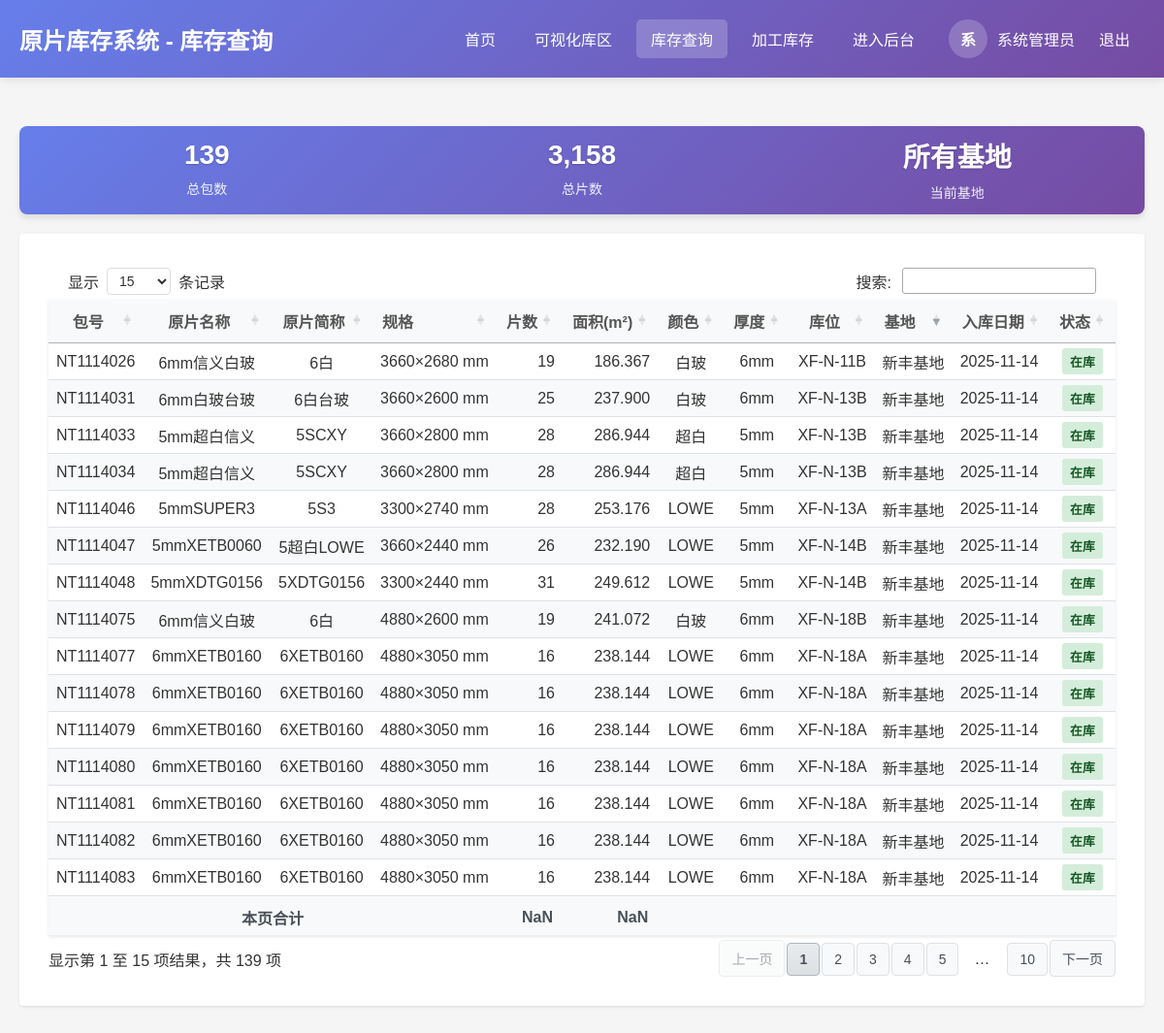
/viewer/inventory.php (signed in), run on the app's committed database.
### tables this page shows
CREATE TABLE `glass_packages`  (
  `id` int(11) NOT NULL AUTO_INCREMENT,
  `package_code` varchar(100) NOT NULL COMMENT '包号/二维码',
  `glass_type_id` int(11) NOT NULL COMMENT '原片类型ID',
  `width` decimal(10, 0) NULL DEFAULT NULL COMMENT '宽度(mm)',
  `height` decimal(10, 0) NULL DEFAULT NULL COMMENT '高度(mm)',
  `pieces` int(11) NOT NULL DEFAULT 0 COMMENT '实际片数（库存操作基准）',
  `quantity` int(11) NOT NULL DEFAULT 0 COMMENT '默认包装数量（参考值）',
  `entry_date` date NULL DEFAULT NULL COMMENT '入库日期',
  `initial_rack_id` int(11) NULL DEFAULT NULL COMMENT '起始库区ID',
  `current_rack_id` int(11) NULL DEFAULT NULL COMMENT '当前库位架ID',
  `position_order` int(11) NULL DEFAULT 1 COMMENT '在架中的位置顺序(1-x)',
  `status` enum('in_storage','in_processing','scrapped','used_up') NULL DEFAULT 'in_storage' COMMENT '包状态：in_storage=库存中，in_processing=加工中，scrapped=已报废，used_up=已用完',
  `created_at` timestamp NOT NULL DEFAULT CURRENT_TIMESTAMP,
  `updated_at` timestamp NOT NULL DEFAULT CURRENT_TIMESTAMP ON UPDATE CURRENT_TIMESTAMP,
  PRIMARY KEY (`id`) USING BTREE,
  INDEX `current_rack_id`(`current_rack_id`) USING BTREE,
  INDEX `glass_type_id`(`glass_type_id`) USING BTREE,
  INDEX `initial_rack_id`(`initial_rack_id`) USING BTREE
);

CREATE TABLE `glass_types`  (
  `id` int(11) NOT NULL AUTO_INCREMENT,
  `custom_id` varchar(50) NOT NULL COMMENT '原片ID（自定义，唯一，采购使用）',
  `name` varchar(100) NOT NULL COMMENT '原片名称（完整名称）',
  `short_name` varchar(50) NOT NULL COMMENT '原片简称（如：5白、4白、5白南玻）',
  `finance_name` varchar(100) NULL DEFAULT NULL COMMENT '财务核算名',
  `product_series` varchar(100) NULL DEFAULT NULL COMMENT '原片商色系（如：5lowe XETB0160）',
  `brand` varchar(50) NULL DEFAULT NULL COMMENT '原片品牌（如：信义、台玻、金晶、旗滨）',
  `manufacturer` varchar(100) NULL DEFAULT NULL COMMENT '原片生产商（如：重庆信义、德阳信义、成都台玻）',
  `color` varchar(50) NULL DEFAULT NULL COMMENT '原片颜色（如：白玻、玉沙、LOWE、超白等）',
  `thickness` decimal(10, 0) NULL DEFAULT NULL COMMENT '原片厚度(mm)（如：4、5、6、8、10、12、15、19）',
  `silver_layers` enum('单银','双银','三银','无银','') NULL DEFAULT NULL COMMENT '银层类型',
  `substrate` enum('普白','超白','') NULL DEFAULT NULL COMMENT '基片类型',
  `transmittance` enum('高透','中透','低透','') NULL DEFAULT NULL COMMENT '透光性',
  `status` tinyint(1) NULL DEFAULT 1 COMMENT '状态：1启用，0禁用',
  `created_at` timestamp NOT NULL DEFAULT CURRENT_TIMESTAMP,
  `updated_at` timestamp NOT NULL DEFAULT CURRENT_TIMESTAMP ON UPDATE CURRENT_TIMESTAMP,
  PRIMARY KEY (`id`) USING BTREE,
  UNIQUE INDEX `custom_id`(`custom_id`) USING BTREE,
  INDEX `idx_brand`(`brand`) USING BTREE,
  INDEX `idx_color`(`color`) USING BTREE,
  INDEX `idx_custom_id`(`custom_id`) USING BTREE,
  INDEX `idx_manufacturer`(`manufacturer`) USING BTREE,
  INDEX `idx_short_name`(`short_name`) USING BTREE,
  INDEX `idx_silver_layers`(`silver_layers`) USING BTREE,
  INDEX `idx_substrate`(`substrate`) USING BTREE,
  INDEX `idx_transmittance`(`transmittance`) USING BTREE
);

CREATE TABLE `storage_racks`  (
  `id` int(11) NOT NULL AUTO_INCREMENT,
  `base_id` int(11) NOT NULL COMMENT '所属基地ID',
  `code` varchar(50) NOT NULL COMMENT '库位架编码',
  `name` varchar(100) NULL DEFAULT NULL COMMENT '库位架名称',
  `area_type` enum('storage','processing','scrap','temporary') NOT NULL DEFAULT 'storage' COMMENT '区域类型：库存区、加工区、报废区、临时区',
  `capacity` int(11) NULL DEFAULT NULL COMMENT '容量',
  `status` enum('normal','maintenance','full') NULL DEFAULT 'normal' COMMENT '状态：正常、维护中、已满',
  `created_at` timestamp NOT NULL DEFAULT CURRENT_TIMESTAMP,
  `updated_at` timestamp NOT NULL DEFAULT CURRENT_TIMESTAMP ON UPDATE CURRENT_TIMESTAMP,
  PRIMARY KEY (`id`) USING BTREE,
  INDEX `base_id`(`base_id`) USING BTREE
);

CREATE TABLE `bases`  (
  `id` int(11) NOT NULL AUTO_INCREMENT,
  `name` varchar(50) NOT NULL COMMENT '基地名称',
  `code` varchar(20) NOT NULL COMMENT '基地编码',
  `address` varchar(255) NULL DEFAULT NULL COMMENT '基地地址',
  `created_at` timestamp NOT NULL DEFAULT CURRENT_TIMESTAMP,
  `updated_at` timestamp NOT NULL DEFAULT CURRENT_TIMESTAMP ON UPDATE CURRENT_TIMESTAMP,
  PRIMARY KEY (`id`) USING BTREE
);

### includes/auth.php (called while the page is built, shortened)
<?php
require_once __DIR__ . '/db.php';
function isLoggedIn() {
    return isset($_SESSION['logged_in']) && $_SESSION['logged_in'] === true;
}
function getCurrentUser() {
    return [
        'id' => $_SESSION['user_id'],
        'username' => $_SESSION['username'],
        'name' => $_SESSION['name'],
        'role' => $_SESSION['role'],
        'base_id' => $_SESSION['base_id'] ?? null
    ];
}
?>

### includes/db.php (called while the page is built, shortened)
<?php
function getDbConnection() {
    static $conn = null;
    if ($conn === null) {
        $conn = new mysqli(DB_HOST, DB_USER, DB_PASS, DB_NAME);
        $conn->set_charset(DB_CHARSET);
    }
    return $conn;
}
function query($sql, $params = []) {
    $conn = getDbConnection();
    $stmt = $conn->prepare($sql);
    if (!$stmt->execute()) {
        throw new Exception("执行查询失败: " . $stmt->error . "<br>SQL: " . $sql);
    }
    $result = $stmt->get_result();
    return $result;
}
function fetchAll($sql, $params = []) {
    $result = query($sql, $params);
    $rows = [];
    while ($row = $result->fetch_assoc()) {
        $rows[] = $row;
    }
    return $rows;
}
?>

### viewer/inventory.php (the view, shortened to what this page needs)
<?php
require_once '../includes/auth.php';
require_once '../includes/db.php';
$currentUser = getCurrentUser();
$baseName = '所有基地';
$whereConditions = [];
$params = [];
$whereConditions[] = "sr.area_type = 'storage'";
$whereConditions[] = "gp.status = 'in_storage'";
$whereClause = $whereConditions ? 'WHERE ' . implode(' AND ', $whereConditions) : '';
$sql = "SELECT gp.*, gt.name as glass_name, gt.short_name, gt.color, ROUND(gt.thickness,0) as thickness,
               sr.code as rack_code, b.name as base_name,
               ROUND(gp.width,0) as width, ROUND(gp.height,0) as height, gp.pieces, gp.entry_date,
               CASE
                   WHEN gp.width IS NOT NULL AND gp.height IS NOT NULL AND gp.pieces IS NOT NULL
                   THEN ROUND(gp.width * gp.height * 0.000001 * gp.pieces, 4)
                   ELSE 0
               END as area
        FROM glass_packages gp
        LEFT JOIN glass_types gt ON gp.glass_type_id = gt.id
        LEFT JOIN storage_racks sr ON gp.current_rack_id = sr.id
        LEFT JOIN bases b ON sr.base_id = b.id
        $whereClause
        ORDER BY gp.entry_date DESC, gp.package_code";
$packages = fetchAll($sql, $params);
$totalPackages = count($packages);
$totalPieces = 0;
foreach ($packages as $package) {
    $totalPieces += $package['pieces'];
}
?>
<!DOCTYPE html>
<html lang="zh-CN">
<head>
    <link rel="stylesheet" href="../assets/css/main.css">
    <link rel="stylesheet" href="../assets/css/admin.css">
    <link rel="stylesheet" href="../assets/css/viewer.css">
    <link rel="stylesheet" href="https://cdn.datatables.net/1.11.5/css/jquery.dataTables.min.css">
    <link rel="stylesheet" href="https://cdn.datatables.net/buttons/2.4.1/css/buttons.dataTables.min.css">
    <link rel="stylesheet" href="../assets/css/datatable-theme.css">
</head>
<body class="viewer-layout">
    <header class="viewer-header">
        <div class="header-content">
            <div class="header-left">
                <h1><?php echo APP_NAME; ?> - 库存查询</h1>
            </div>
            <div class="header-right">
                <div class="nav-links">
                    <a href="index.php" class="nav-link">首页</a>
                    <a href="/warehouse.php" class="nav-link">可视化库区</a>
                    <a href="/viewer/inventory.php" class="nav-link active">库存查询</a>
                    <a href="/viewer/processing_inventory.php" class="nav-link">加工库存</a>
                    <a href="/admin/index.php" class="nav-link">进入后台</a>
                </div>
                <div class="user-info">
                    <div class="user-avatar"><?php echo mb_substr($currentUser['name'], 0, 1); ?></div>
                    <span><?php echo htmlspecialchars($currentUser['name']); ?></span>
                    <a href="../logout.php" class="nav-link">退出</a>
                </div>
            </div>
        </div>
    </header>
    <div class="viewer-container">
        <div class="summary-info">
            <div class="summary-grid">
                <div class="summary-item">
                    <div class="number"><?php echo number_format($totalPackages); ?></div>
                    <div class="label">总包数</div>
                </div>
                <div class="summary-item">
                    <div class="number"><?php echo number_format($totalPieces); ?></div>
                    <div class="label">总片数</div>
                </div>
                <div class="summary-item">
                    <div class="number"><?php echo $baseName; ?></div>
                    <div class="label">当前基地</div>
                </div>
            </div>
        </div>
        <div class="card">
            <div class="card-body">
                <table id="inventoryTable" class="table table-striped table-hover" data-table="inventory">
                    <thead>
                        <tr>
                            <th>包号</th>
                            <th>原片名称</th>
                            <th>原片简称</th>
                            <th>规格</th>
                            <th>片数</th>
                            <th>面积(m²)</th>
                            <th>颜色</th>
                            <th>厚度</th>
                            <th>库位</th>
                            <th>基地</th>
                            <th>入库日期</th>
                            <th>状态</th>
                        </tr>
                    </thead>
                    <tfoot>
                        <tr>
                            <th colspan="4">本页合计</th>
                            <th></th>
                            <th></th>
                            <th colspan="6"></th>
                        </tr>
                    </tfoot>
                    <tbody>
                        <?php foreach ($packages as $package): ?>
                        <tr>
                            <td><?php echo htmlspecialchars($package['package_code']); ?></td>
                            <td><?php echo htmlspecialchars($package['glass_name']); ?></td>
                            <td><?php echo htmlspecialchars($package['short_name']); ?></td>
                            <td>
                                <?php
                                if ($package['width'] && $package['height']) {
                                    echo $package['width'] . '×' . $package['height'] . ' mm';
                                } else {
                                    echo '-';
                                }
                                ?>
                            </td>
                            <td><?php echo number_format($package['pieces']); ?></td>
                            <td><?php echo number_format($package['area'], 3, '.', ''); ?></td>
                            <td><?php echo htmlspecialchars($package['color'] ?: '-'); ?></td>
                            <td><?php echo $package['thickness'] ? $package['thickness'] . 'mm' : '-'; ?></td>
                            <td><?php echo htmlspecialchars($package['rack_code'] ?: '-'); ?></td>
                            <td><?php echo htmlspecialchars($package['base_name'] ?: '-'); ?></td>
                            <td><?php echo $package['entry_date'] ? date('Y-m-d', strtotime($package['entry_date'])) : '-'; ?></td>
                            <td>
                                <?php
                                $statusMap = [
                                    'in_storage' => '在库',
                                    'in_processing' => '加工中',
                                    'scrapped' => '报废'
                                ];
                                $statusClass = 'status-' . $package['status'];
                                $statusText = $statusMap[$package['status']] ?? $package['status'];
                                ?>
                                <span class="status-badge <?php echo $statusClass; ?>"><?php echo $statusText; ?></span>
                            </td>
                        </tr>
                        <?php endforeach; ?>
                    </tbody>
                </table>
            </div>
        </div>
    </div>
</body>
</html>

### assets/css/main.css (style rules this page uses)
* { box-sizing: border-box; }
body { font-family: 'Microsoft YaHei', Arial, sans-serif; margin: 0; padding: 0; background-color: #f5f5f5; color: #333; }
a { text-decoration: none; color:#000000; }
.table, .data-table { width: 100%; border-collapse: collapse; margin-bottom: 20px; background-color: white; box-shadow: 0 1px 3px rgba(0,0,0,0.1); }
.table th, .table td, .data-table th, .data-table td { padding: 12px 15px; text-align: left; border-bottom: 1px solid #eee; }
.table th, .data-table th { background-color: #f9f9f9; font-weight: bold; color: #555; }
.card { background-color: white; border-radius: 4px; box-shadow: 0 1px 3px rgba(0,0,0,0.1); margin-bottom: 20px; overflow: hidden; }
.card-body { padding: 15px; }
.status-badge { display: inline-block; padding: 4px 8px; border-radius: 12px; font-size: 0.9em; font-weight: 500; text-align: center; white-space: nowrap; }
.label { display: inline-block; padding: 3px 8px; border-radius: 3px; font-size: 12px; font-weight: bold; color: white; }
.text-center { text-align: center; }

### assets/css/admin.css (style rules this page uses)
body { min-width: 1080px; }
.table-striped tbody tr:nth-child(even) { background-color: #f8f9fa; }

### assets/css/viewer.css (style rules this page uses)
.viewer-layout { min-height: 100vh; background-color: #f5f5f5; }
.viewer-header { background: linear-gradient(135deg, #667eea 0%, #764ba2 100%); color: white; padding: 20px 0; box-shadow: 0 2px 10px rgba(0, 0, 0, 0.1); }
.header-content { max-width: 1200px; margin: 0 auto; padding: 0 20px; display: flex; justify-content: space-between; align-items: center; }
.viewer-container { max-width: 1700px; margin: 0 auto; padding: 30px 20px; }
.header-left h1 { margin: 0; font-size: 24px; font-weight: 600; }
.header-right { display: flex; align-items: center; gap: 20px; }
.nav-links { display: flex; gap: 10px; }
.nav-link { color: white; text-decoration: none; padding: 8px 15px; border-radius: 5px; transition: background 0.3s; }
.nav-link.active { background: rgba(255, 255, 255, 0.2); }
.user-info { display: flex; align-items: center; gap: 10px; }
.user-avatar { width: 40px; height: 40px; border-radius: 50%; background-color: rgba(255, 255, 255, 0.2); display: flex; align-items: center; justify-content: center; font-weight: bold; font-size: 16px; }
.summary-info { background: linear-gradient(135deg, #667eea 0%, #764ba2 100%); color: white; padding: 10px; border-radius: 8px; margin: 20px 0; box-shadow: 0 4px 6px rgba(0, 0, 0, 0.1); }
.summary-grid { display: flex; justify-content: space-around; align-items: center; gap: 20px; }
.summary-item { text-align: center; flex: 1; }
.summary-item .number { font-size: 28px; font-weight: bold; margin-bottom: 5px; text-shadow: 0 1px 2px rgba(0, 0, 0, 0.2); }
.summary-item .label { font-size: 14px; opacity: 0.9; font-weight: 500; }
.status-badge { padding: 4px 8px; border-radius: 3px; font-size: 0.8em; font-weight: bold; }
.status-in_storage { background: #d4edda; color: #155724; }

### assets/css/datatable-theme.css (style rules this page uses)
table.dataTable { width: 100% !important; border-collapse: collapse; background-color: white; }
table.dataTable thead th { background-color: #f8f9fa; border-bottom: 2px solid #dee2e6; padding: 12px 8px; font-weight: 600; position: relative; }
table.dataTable thead th.sorting, table.dataTable thead th.sorting_asc, table.dataTable thead th.sorting_desc { cursor: pointer; padding-right: 30px; }
table.dataTable thead th.sorting:after, table.dataTable thead th.sorting_asc:after, table.dataTable thead th.sorting_desc:after { position: absolute; right: 8px; top: 50%; transform: translateY(-50%); font-size: 12px; color: #6c757d; }
table.dataTable tbody th,table.dataTable tbody td { padding: 5px 8px !important; font-size: 1rem; }
table.dataTable tbody td { padding: 10px 8px; border-bottom: 1px solid #dee2e6; }
.text-center { text-align: center !important; }
.text-right { text-align: right !important; }
table.dataTable tfoot th { background-color: #f8f9fa; border-top: 2px solid #dee2e6; font-weight: bold; color: #495057; text-align: right; padding: 12px 8px; }
table.dataTable tfoot th:first-child { text-align: center; }

### data on the page
glass_packages: package_code "NT1114026", glass_type.name "6mm信义白玻", glass_type.short_name "6白", width "3660", height "2680", pieces "19", area "186.367", glass_type.color "白玻", thickness "6", storage_racks.code "XF-N-11B", bases.name "新丰基地", entry_date "2025-11-14", status "在库"
glass_packages: package_code "NT1114031", glass_type.name "6mm白玻台玻", glass_type.short_name "6白台玻", width "3660", height "2600", pieces "25", area "237.900", glass_type.color "白玻", thickness "6", storage_racks.code "XF-N-13B", bases.name "新丰基地", entry_date "2025-11-14", status "在库"
glass_packages: package_code "NT1114033", glass_type.name "5mm超白信义", glass_type.short_name "5SCXY", width "3660", height "2800", pieces "28", area "286.944", glass_type.color "超白", thickness "5", storage_racks.code "XF-N-13B", bases.name "新丰基地", entry_date "2025-11-14", status "在库"
glass_packages: package_code "NT1114034", glass_type.name "5mm超白信义", glass_type.short_name "5SCXY", width "3660", height "2800", pieces "28", area "286.944", glass_type.color "超白", thickness "5", storage_racks.code "XF-N-13B", bases.name "新丰基地", entry_date "2025-11-14", status "在库"
glass_packages: package_code "NT1114046", glass_type.name "5mmSUPER3", glass_type.short_name "5S3", width "3300", height "2740", pieces "28", area "253.176", glass_type.color "LOWE", thickness "5", storage_racks.code "XF-N-13A", bases.name "新丰基地", entry_date "2025-11-14", status "在库"
glass_packages: package_code "NT1114047", glass_type.name "5mmXETB0060", glass_type.short_name "5超白LOWE", width "3660", height "2440", pieces "26", area "232.190", glass_type.color "LOWE", thickness "5", storage_racks.code "XF-N-14B", bases.name "新丰基地", entry_date "2025-11-14", status "在库"
glass_packages: package_code "NT1114048", glass_type.name "5mmXDTG0156", glass_type.short_name "5XDTG0156", width "3300", height "2440", pieces "31", area "249.612", glass_type.color "LOWE", thickness "5", storage_racks.code "XF-N-14B", bases.name "新丰基地", entry_date "2025-11-14", status "在库"
glass_packages: package_code "NT1114075", glass_type.name "6mm信义白玻", glass_type.short_name "6白", width "4880", height "2600", pieces "19", area "241.072", glass_type.color "白玻", thickness "6", storage_racks.code "XF-N-18B", bases.name "新丰基地", entry_date "2025-11-14", status "在库"
glass_packages: package_code "NT1114077", glass_type.name "6mmXETB0160", glass_type.short_name "6XETB0160", width "4880", height "3050", pieces "16", area "238.144", glass_type.color "LOWE", thickness "6", storage_racks.code "XF-N-18A", bases.name "新丰基地", entry_date "2025-11-14", status "在库"
glass_packages: package_code "NT1114078", glass_type.name "6mmXETB0160", glass_type.short_name "6XETB0160", width "4880", height "3050", pieces "16", area "238.144", glass_type.color "LOWE", thickness "6", storage_racks.code "XF-N-18A", bases.name "新丰基地", entry_date "2025-11-14", status "在库"
glass_packages: package_code "NT1114079", glass_type.name "6mmXETB0160", glass_type.short_name "6XETB0160", width "4880", height "3050", pieces "16", area "238.144", glass_type.color "LOWE", thickness "6", storage_racks.code "XF-N-18A", bases.name "新丰基地", entry_date "2025-11-14", status "在库"
glass_packages: package_code "NT1114080", glass_type.name "6mmXETB0160", glass_type.short_name "6XETB0160", width "4880", height "3050", pieces "16", area "238.144", glass_type.color "LOWE", thickness "6", storage_racks.code "XF-N-18A", bases.name "新丰基地", entry_date "2025-11-14", status "在库"
glass_packages: package_code "NT1114081", glass_type.name "6mmXETB0160", glass_type.short_name "6XETB0160", width "4880", height "3050", pieces "16", area "238.144", glass_type.color "LOWE", thickness "6", storage_racks.code "XF-N-18A", bases.name "新丰基地", entry_date "2025-11-14", status "在库"
glass_packages: package_code "NT1114082", glass_type.name "6mmXETB0160", glass_type.short_name "6XETB0160", width "4880", height "3050", pieces "16", area "238.144", glass_type.color "LOWE", thickness "6", storage_racks.code "XF-N-18A", bases.name "新丰基地", entry_date "2025-11-14", status "在库"
glass_packages: package_code "NT1114083", glass_type.name "6mmXETB0160", glass_type.short_name "6XETB0160", width "4880", height "3050", pieces "16", area "238.144", glass_type.color "LOWE", thickness "6", storage_racks.code "XF-N-18A", bases.name "新丰基地", entry_date "2025-11-14", status "在库"

### other printed values
APP_NAME "原片库存系统"
mb_substr($currentUser['name'], 0, 1) "系"
$currentUser['name'] "系统管理员"
$totalPackages "139"
$totalPieces "3,158"
$baseName "所有基地"
